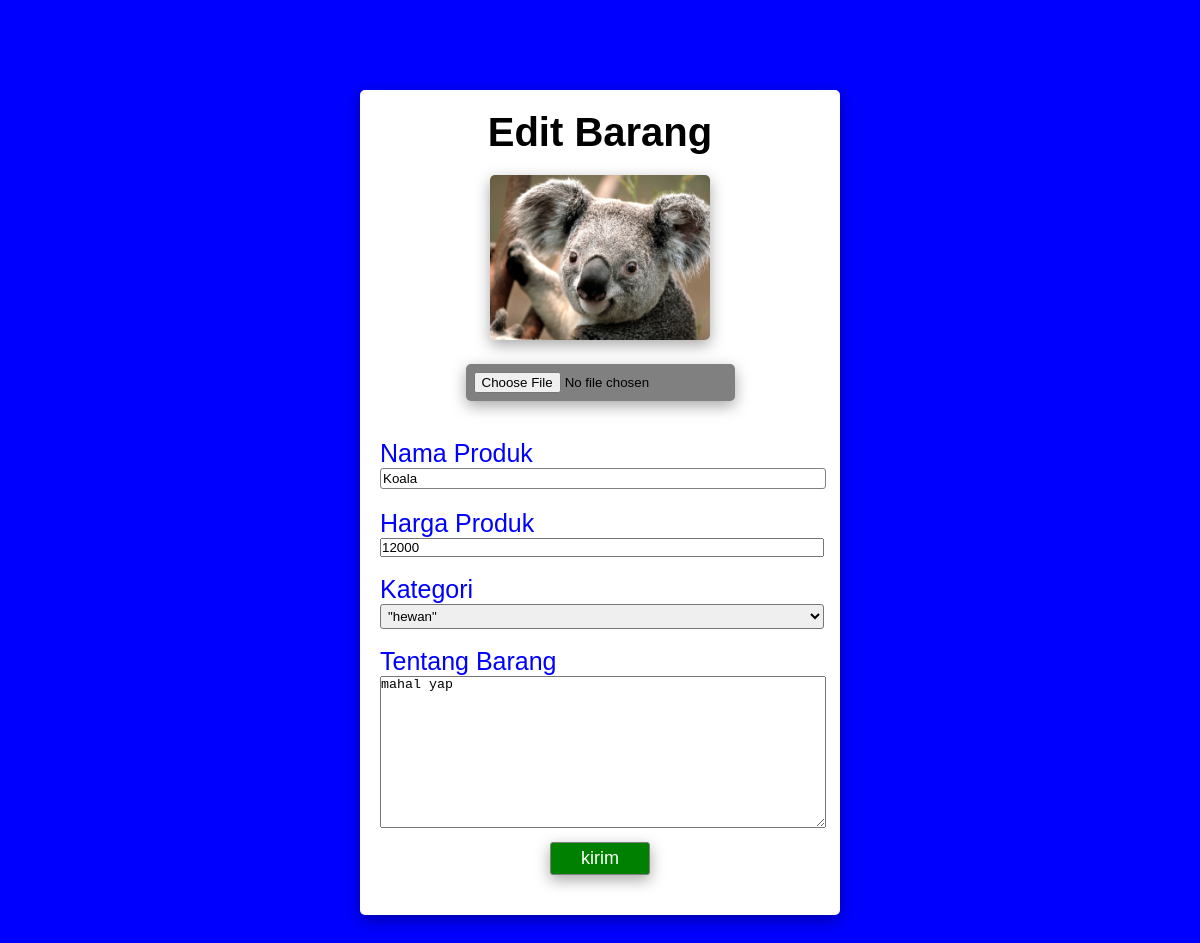
The app's page /ganti.php?id=60 (signed in) with its own data.
### tables this page shows
CREATE TABLE `produk` (
  `id` int(11) NOT NULL,
  `produk` varchar(50) DEFAULT NULL,
  `keterangan` varchar(200) DEFAULT NULL,
  `harga` int(11) DEFAULT NULL,
  `img` varchar(50) DEFAULT NULL,
  `kategori` varchar(50) DEFAULT NULL
);

### fungsi.php (called while the page is built, shortened)
<?php
$conn = mysqli_connect('localhost','root','','shop');
function ambil($query){
    global $conn;
    $result = mysqli_query($conn,$query);
    $rows = [];
    while($row = mysqli_fetch_assoc($result) ){
        $rows[] = $row;
    }
    return $rows;
}
?>

### ganti.php (the view, shortened to what this page needs)
<?php
require 'fungsi.php';
$id = $_GET["id"];
$produk = ambil("SELECT * FROM produk WHERE id = $id")[0];
?>
<!DOCTYPE html>
<html lang="en">
<head>
    <link rel="stylesheet" href="css/ganti.css">
</head>
<body>
    <div class="container">
        <h1>Edit Barang</h1>
        <form action="" method="post" enctype="multipart/form-data">
        <div class="mid">
            <img src="img/<?= $produk["img"] ?>" alt="gambar"><br>
            <input type="file" name="gambar" id="gambar"><br><br>
        </div>
        <label for="nama">Nama Produk</label><br>
        <input type="text" name="nama" id="nama" value="<?= $produk["produk"] ?>" require autocomplete="off">
        <label for="harga">Harga Produk</label><br>
        <input type="number" name="harga" id="harga" value="<?= $produk["harga"] ?>" require autocomplete="off"><br><br>
        <label for="kategori">Kategori</label><br>
            <select id="kategori" name="kategori">
                <option value="<?= $produk["kategori"] ?>">"<?= $produk["kategori"] ?>"</option>
            </select><br><br>
        <label for="keterangan">Tentang Barang</label><br>
        <textarea name="keterangan" id="keterangan"><?= $produk["keterangan"] ?></textarea>
        <div class="mid">
            <input type="submit" value="kirim" name="kirim" class="kirim">
        </div>
        </form>
    </div>
</body>
</html>

### css/ganti.css (style rules this page uses)
* { margin: 0; padding: 0; }
body { background-color: blue; font-family: sans-serif; }
img { width: 50%; margin: 20px auto; border-radius: 5px; box-shadow: rgba(0, 0, 0, 0.35) 0px 5px 15px; }
.container { width: 40%; margin: 90px auto; padding: 20px; box-sizing: border-box; border-radius: 5px; background-color: white; box-shadow: rgba(0, 0, 0, 0.35) 0px 5px 15px; }
.container h1 { font-size: 40px; text-align: center; }
.container #gambar { background-color: grey; border-radius: 5px; box-shadow: rgba(0, 0, 0, 0.35) 0px 5px 15px; padding: 8px; }
.container .mid { text-align: center; margin-bottom: 20px; }
.container label { font-size: 25px; margin-top: 50px; color: blue; }
.container input[type="text"] { outline: none; width: 100%; margin-bottom: 20px; padding: 2px; border-radius: 3px; border: 1px solid gray; }
.container input[type="number"] { width: 100%;; }
.container select { width: 101%; padding: 3px; border-radius: 3px; }
.container textarea { width: 101%; height: 150px; }
.container .kirim { background-color: green; border-radius: 3px; border: 1px solid grey; box-shadow: rgba(0, 0, 0, 0.35) 0px 5px 15px; margin-top: 10px; padding: 5px 30px; font-size: 18px; color: white; }

### records on screen
produk: img (picture), nama "Koala", harga "12000", keterangan "mahal yap"
